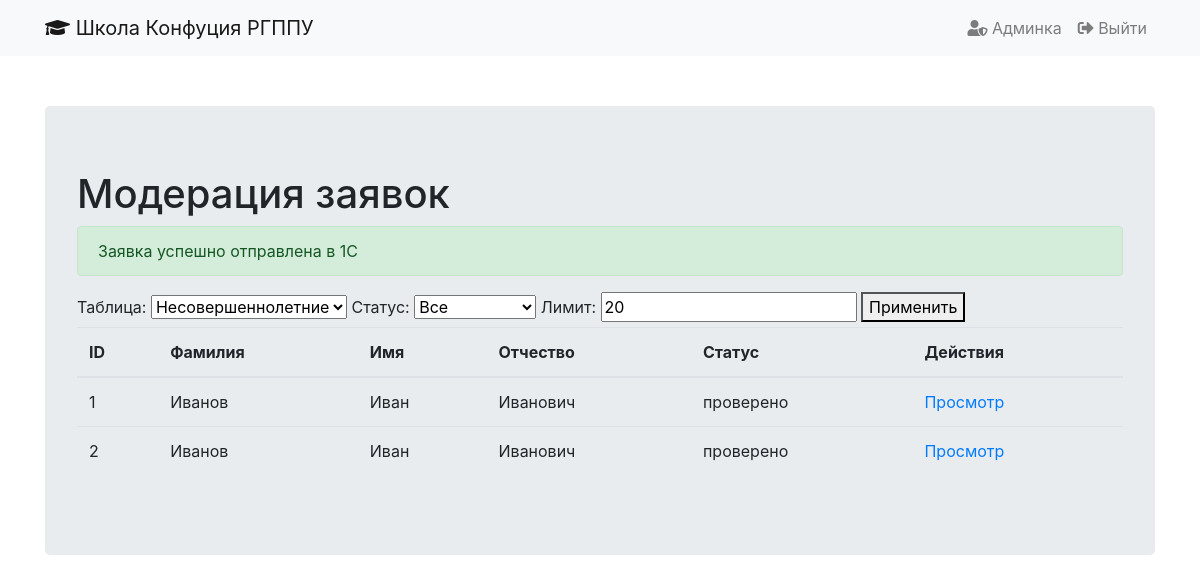
Screenshot of /moderation (signed in) with the database file from the repository.
### tables this page shows
CREATE TABLE students (
            id INTEGER PRIMARY KEY AUTOINCREMENT,
            last_name TEXT NOT NULL,
            first_name TEXT NOT NULL,
            middle_name TEXT,
            birth_date TEXT NOT NULL,
            address TEXT NOT NULL,
            gender TEXT NOT NULL,
            snils TEXT,
            age_group TEXT NOT NULL,
            id_type TEXT NOT NULL,
            id_serial TEXT,
            id_number TEXT NOT NULL,
            id_issued_by TEXT,
            id_issued_date TEXT,
            bank_details TEXT,
            phone TEXT NOT NULL,
            email TEXT NOT NULL,
            study_plan TEXT NOT NULL,
            exam_selection TEXT,
            exam_date TEXT,
            status TEXT NOT NULL DEFAULT 'на проверке',
            submission_date TEXT NOT NULL
        , file_paths TEXT);

### chinaekb-forms.py (the view)
@app.route(BASE_URL + "/moderation", methods=["GET", "POST"])
@login_required
def moderation():
    if request.method == 'GET':
        table_name = request.args.get('table_name', default='students')
        status = request.args.get('status', default='all')
        limit = int(request.args.get('limit', default='20'))
        page = int(request.args.get('page', default='1'))
        conn = sqlite3.connect('chinaekb.db')
        c = conn.cursor()
        query = f'SELECT * FROM {table_name}'
        if status != 'all':
            query += f' WHERE status = ?'
            c.execute(query, (status,))
        else:
            c.execute(query)
        total_records = len(c.fetchall())
        total_pages = ceil(total_records / limit)
        offset = (page - 1) * limit
        query += f' LIMIT ? OFFSET ?'
        c.execute(query, (limit, offset) if status == 'all' else (status, limit, offset))
        if table_name == 'students':
            students = c.fetchall()
            minor_students_with_representatives = []
            adult_students = []
        elif table_name == 'adult_students':
            adult_students = c.fetchall()
            students = []
            minor_students_with_representatives = []
        conn.close()
        current_app.logger.info(f"Rendering template with table_name={table_name}, status={status}, limit={limit}, page={page}, total_pages={total_pages}")
        current_app.logger.info(f"Students: {students}")
        current_app.logger.info(f"Adult Students: {adult_students}")
        success_message = session.pop('success_message', None)
        return render_template("moderation.html", base_url=BASE_URL, students=students, adult_students=adult_students, minor_students_with_representatives=minor_students_with_representatives, table_name=table_name, status=status, limit=limit, page=page, total_pages=total_pages, success_message=success_message)

### chinaekb-forms.py (called while the page is built)
@login_manager.user_loader
def load_user(user_id):
    return User(user_id)

### templates/moderation.html (shortened to what this page needs)
{% extends "base.html" %}
{% block content %}
<h1>Модерация заявок</h1>
{% if success_message %}
    <div class="alert alert-success" role="alert">
        {{ success_message }}
    </div>
{% endif %}
<form method="GET" action="{{ base_url }}/moderation">
    <label for="table_name">Таблица:</label>
    <select name="table_name" id="table_name">
        <option value="students" {% if table_name == 'students' %}selected{% endif %}>Несовершеннолетние</option>
    </select>
    <label for="status">Статус:</label>
    <select name="status" id="status">
        <option value="all" {% if status == 'all' %}selected{% endif %}>Все</option>
    </select>
    <label for="limit">Лимит:</label>
    <input type="number" name="limit" id="limit" value="{{ limit }}">
    <button type="submit">Применить</button>
</form>
<table class="table">
    <thead>
        <tr>
            <th>ID</th>
            <th>Фамилия</th>
            <th>Имя</th>
            <th>Отчество</th>
            <th>Статус</th>
            <th>Действия</th>
        </tr>
    </thead>
    <tbody>
        {% for student in students %}
        <tr>
            <td>{{ student[0] }}</td>
            <td>{{ student[1] }}</td>
            <td>{{ student[2] }}</td>
            <td>{{ student[3] }}</td>
            <td>{{ student[20] }}</td>
            <td>
                <a href="{{ base_url }}/moderation/students/student/{{ student[0] }}">Просмотр</a>
            </td>
        </tr>
        {% endfor %}
    </tbody>
</table>
{% endblock %}

### rows the page displays
students: id "1", last_name "Иванов", first_name "Иван", middle_name "Иванович", status "проверено"
students: id "2", last_name "Иванов", first_name "Иван", middle_name "Иванович", status "проверено"

### other values shown
{{ success_message }} "Заявка успешно отправлена в 1С"
